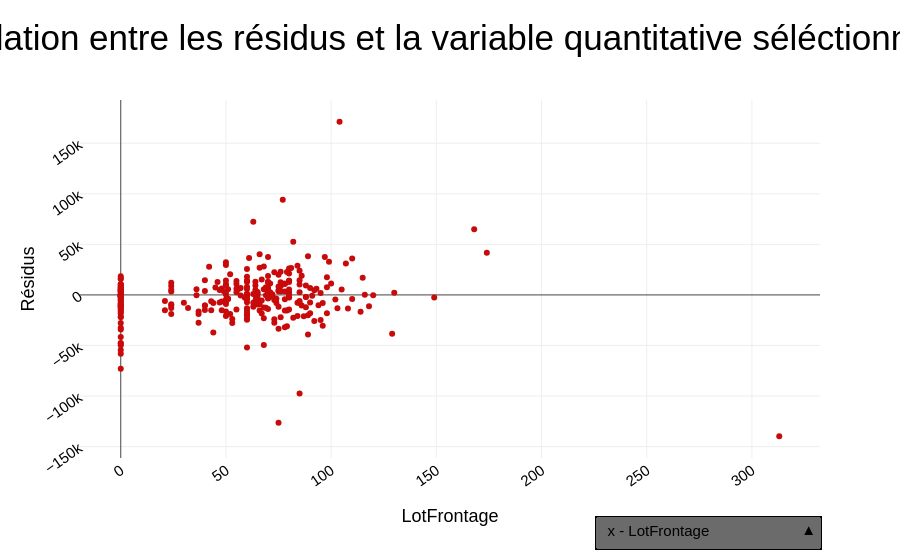

Notebook code cell kept with this figure:
### Markdown cell above
#### Résidus en fonction des variables quantitatives

### Code cell
numerical_cols = [
    col
    for col in df_test_stack.columns
    if pd.api.types.is_any_real_numeric_dtype(df_test_stack[col])
]

scat(
    df_test_stack,
    "LotFrontage",
    "residus",
    numerical_cols,
)

### Figure 1 — Plotly figure (JSON) as saved in the notebook; plotly's stock layout.template omitted (floating-point values rounded to 4 significant figures; data arrays with more than 128 entries replaced by an {"elided": "..."} marker saying what was removed)
{"data": [{"marker": {"color": "rgb(200, 10, 10)"}, "mode": "markers", "type": "scatter", "x": {"elided": "293 int values"}, "y": {"elided": "293 float values"}}], "layout": {"title": {"text": "Relation entre les résidus et la variable quantitative séléctionnée"}, "updatemenus": [{"bgcolor": "#6B6B6B", "bordercolor": "#000000", "borderwidth": 1.5, "buttons": [{"args": [{"x": {"elided": "1x293 int values"}}, {"xaxis": {"title": "LotFrontage"}}], "label": "x - LotFrontage", "method": "update"}, {"args": [{"x": {"elided": "1x293 int values"}}, {"xaxis": {"title": "LotArea"}}], "label": "x - LotArea", "method": "update"}, {"args": [{"x": {"elided": "1x293 int values"}}, {"xaxis": {"title": "MasVnrArea"}}], "label": "x - MasVnrArea", "method": "update"}, {"args": [{"x": {"elided": "1x293 int values"}}, {"xaxis": {"title": "BsmtFinSF1"}}], "label": "x - BsmtFinSF1", "method": "update"}, {"args": [{"x": {"elided": "1x293 int values"}}, {"xaxis": {"title": "BsmtFinSF2"}}], "label": "x - BsmtFinSF2", "method": "update"}, {"args": [{"x": {"elided": "1x293 int values"}}, {"xaxis": {"title": "BsmtUnfSF"}}], "label": "x - BsmtUnfSF", "method": "update"}, {"args": [{"x": {"elided": "1x293 int values"}}, {"xaxis": {"title": "TotalBsmtSF"}}], "label": "x - TotalBsmtSF", "method": "update"}, {"args": [{"x": {"elided": "1x293 int values"}}, {"xaxis": {"title": "FirstFlrSF"}}], "label": "x - FirstFlrSF", "method": "update"}, {"args": [{"x": {"elided": "1x293 int values"}}, {"xaxis": {"title": "SecondFlrSF"}}], "label": "x - SecondFlrSF", "method": "update"}, {"args": [{"x": {"elided": "1x293 int values"}}, {"xaxis": {"title": "LowQualFinSF"}}], "label": "x - LowQualFinSF", "method": "update"}, {"args": [{"x": {"elided": "1x293 int values"}}, {"xaxis": {"title": "GrLivArea"}}], "label": "x - GrLivArea", "method": "update"}, {"args": [{"x": {"elided": "1x293 int values"}}, {"xaxis": {"title": "BsmtFullBath"}}], "label": "x - BsmtFullBath", "method": "update"}, {"args": [{"x": {"elided": "1x293 int values"}}, {"xaxis": {"title": "BsmtHalfBath"}}], "label": "x - BsmtHalfBath", "method": "update"}, {"args": [{"x": {"elided": "1x293 int values"}}, {"xaxis": {"title": "FullBath"}}], "label": "x - FullBath", "method": "update"}, {"args": [{"x": {"elided": "1x293 int values"}}, {"xaxis": {"title": "HalfBath"}}], "label": "x - HalfBath", "method": "update"}, {"args": [{"x": {"elided": "1x293 int values"}}, {"xaxis": {"title": "BedroomAbvGr"}}], "label": "x - BedroomAbvGr", "method": "update"}, {"args": [{"x": {"elided": "1x293 int values"}}, {"xaxis": {"title": "KitchenAbvGr"}}], "label": "x - KitchenAbvGr", "method": "update"}, {"args": [{"x": {"elided": "1x293 int values"}}, {"xaxis": {"title": "TotRmsAbvGrd"}}], "label": "x - TotRmsAbvGrd", "method": "update"}, {"args": [{"x": {"elided": "1x293 int values"}}, {"xaxis": {"title": "Fireplaces"}}], "label": "x - Fireplaces", "method": "update"}, {"args": [{"x": {"elided": "1x293 int values"}}, {"xaxis": {"title": "GarageCars"}}], "label": "x - GarageCars", "method": "update"}, {"args": [{"x": {"elided": "1x293 int values"}}, {"xaxis": {"title": "GarageArea"}}], "label": "x - GarageArea", "method": "update"}, {"args": [{"x": {"elided": "1x293 int values"}}, {"xaxis": {"title": "WoodDeckSF"}}], "label": "x - WoodDeckSF", "method": "update"}, {"args": [{"x": {"elided": "1x293 int values"}}, {"xaxis": {"title": "OpenPorchSF"}}], "label": "x - OpenPorchSF", "method": "update"}, {"args": [{"x": {"elided": "1x293 int values"}}, {"xaxis": {"title": "EnclosedPorch"}}], "label": "x - EnclosedPorch", "method": "update"}, {"args": [{"x": {"elided": "1x293 int values"}}, {"xaxis": {"title": "TroisSsnPorch"}}], "label": "x - TroisSsnPorch", "method": "update"}, {"args": [{"x": {"elided": "1x293 int values"}}, {"xaxis": {"title": "ScreenPorch"}}], "label": "x - ScreenPorch", "method": "update"}, {"args": [{"x": {"elided": "1x293 int values"}}, {"xaxis": {"title": "PoolArea"}}], "label": "x - PoolArea", "method": "update"}, {"args": [{"x": {"elided": "1x293 int values"}}, {"xaxis": {"title": "MiscVal"}}], "label": "x - MiscVal", "method": "update"}, {"args": [{"x": {"elided": "1x293 int values"}}, {"xaxis": {"title": "SalePrice"}}], "label": "x - SalePrice", "method": "update"}, {"args": [{"x": {"elided": "1x293 int values"}}, {"xaxis": {"title": "HouseAgeAtSale"}}], "label": "x - HouseAgeAtSale", "method": "update"}, {"args": [{"x": {"elided": "1x293 int values"}}, {"xaxis": {"title": "DiffYearsRemodAddBuilt"}}], "label": "x - DiffYearsRemodAddBuilt", "method": "update"}, {"args": [{"x": {"elided": "1x293 int values"}}, {"xaxis": {"title": "DiffYearsGarageBuilt"}}], "label": "x - DiffYearsGarageBuilt", "method": "update"}, {"args": [{"x": {"elided": "1x293 float values"}}, {"xaxis": {"title": "SinMoSold"}}], "label": "x - SinMoSold", "method": "update"}, {"args": [{"x": {"elided": "1x293 float values"}}, {"xaxis": {"title": "CosMoSold"}}], "label": "x - CosMoSold", "method": "update"}, {"args": [{"x": {"elided": "1x293 int values"}}, {"xaxis": {"title": "LotShape_ord"}}], "label": "x - LotShape_ord", "method": "update"}, {"args": [{"x": {"elided": "1x293 int values"}}, {"xaxis": {"title": "LandContour_ord"}}], "label": "x - LandContour_ord", "method": "update"}, {"args": [{"x": {"elided": "1x293 int values"}}, {"xaxis": {"title": "Utilities_ord"}}], "label": "x - Utilities_ord", "method": "update"}, {"args": [{"x": {"elided": "1x293 int values"}}, {"xaxis": {"title": "LandSlope_ord"}}], "label": "x - LandSlope_ord", "method": "update"}, {"args": [{"x": {"elided": "1x293 int values"}}, {"xaxis": {"title": "OverallQual_ord"}}], "label": "x - OverallQual_ord", "method": "update"}, {"args": [{"x": {"elided": "1x293 int values"}}, {"xaxis": {"title": "OverallCond_ord"}}], "label": "x - OverallCond_ord", "method": "update"}, {"args": [{"x": {"elided": "1x293 int values"}}, {"xaxis": {"title": "BsmtExposure_ord"}}], "label": "x - BsmtExposure_ord", "method": "update"}, {"args": [{"x": {"elided": "1x293 int values"}}, {"xaxis": {"title": "BsmtFinType1_ord"}}], "label": "x - BsmtFinType1_ord", "method": "update"}, {"args": [{"x": {"elided": "1x293 int values"}}, {"xaxis": {"title": "BsmtFinType2_ord"}}], "label": "x - BsmtFinType2_ord", "method": "update"}, {"args": [{"x": {"elided": "1x293 int values"}}, {"xaxis": {"title": "Functional_ord"}}], "label": "x - Functional_ord", "method": "update"}, {"args": [{"x": {"elided": "1x293 int values"}}, {"xaxis": {"title": "GarageFinish_ord"}}], "label": "x - GarageFinish_ord", "method": "update"}, {"args": [{"x": {"elided": "1x293 int values"}}, {"xaxis": {"title": "FullBath_tot"}}], "label": "x - FullBath_tot", "method": "update"}, {"args": [{"x": {"elided": "1x293 int values"}}, {"xaxis": {"title": "HalfBath_tot"}}], "label": "x - HalfBath_tot", "method": "update"}, {"args": [{"x": {"elided": "1x293 float values"}}, {"xaxis": {"title": "SalePrice_pred_stack"}}], "label": "x - SalePrice_pred_stack", "method": "update"}, {"args": [{"x": {"elided": "1x293 float values"}}, {"xaxis": {"title": "residus"}}], "label": "x - residus", "method": "update"}], "direction": "up", "showactive": true, "x": 1, "xanchor": "right", "y": -0.25, "yanchor": "bottom"}], "xaxis": {"title": {"text": "LotFrontage"}}, "yaxis": {"title": {"text": "Résidus"}}}}
